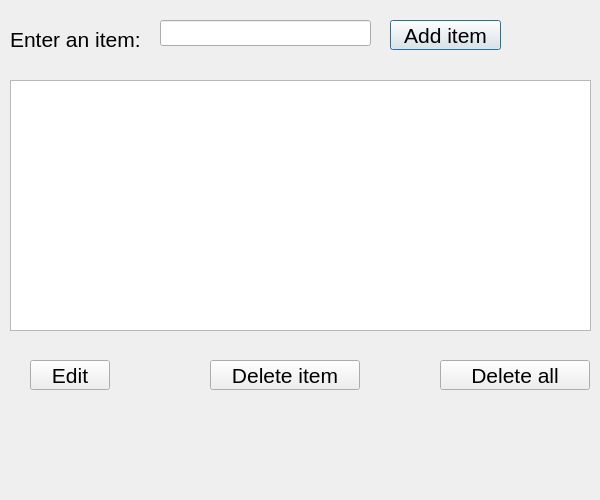
<?xml version="1.0" encoding="UTF-8"?>
<ui version="4.0">
 <class>Dialog</class>
 <widget class="QDialog" name="Dialog">
  <property name="geometry">
   <rect>
    <x>0</x>
    <y>0</y>
    <width>600</width>
    <height>500</height>
   </rect>
  </property>
  <property name="font">
   <font>
    <pointsize>16</pointsize>
   </font>
  </property>
  <property name="windowTitle">
   <string>Dialog</string>
  </property>
  <widget class="QLabel" name="itemLabel">
   <property name="geometry">
    <rect>
     <x>10</x>
     <y>30</y>
     <width>141</width>
     <height>18</height>
    </rect>
   </property>
   <property name="text">
    <string>Enter an item:</string>
   </property>
  </widget>
  <widget class="QLineEdit" name="lineEditItem">
   <property name="geometry">
    <rect>
     <x>160</x>
     <y>20</y>
     <width>211</width>
     <height>26</height>
    </rect>
   </property>
  </widget>
  <widget class="QPushButton" name="pushButtonAddItem">
   <property name="geometry">
    <rect>
     <x>390</x>
     <y>20</y>
     <width>111</width>
     <height>30</height>
    </rect>
   </property>
   <property name="text">
    <string>Add item</string>
   </property>
  </widget>
  <widget class="QListWidget" name="listWidgetSelectedItems">
   <property name="geometry">
    <rect>
     <x>10</x>
     <y>80</y>
     <width>581</width>
     <height>251</height>
    </rect>
   </property>
  </widget>
  <widget class="QPushButton" name="pushButtonEditItem">
   <property name="geometry">
    <rect>
     <x>30</x>
     <y>360</y>
     <width>80</width>
     <height>30</height>
    </rect>
   </property>
   <property name="text">
    <string>Edit</string>
   </property>
  </widget>
  <widget class="QPushButton" name="pushButtonDeleteItem">
   <property name="geometry">
    <rect>
     <x>210</x>
     <y>360</y>
     <width>150</width>
     <height>30</height>
    </rect>
   </property>
   <property name="text">
    <string>Delete item</string>
   </property>
  </widget>
  <widget class="QPushButton" name="pushButtonDeleteAll">
   <property name="geometry">
    <rect>
     <x>440</x>
     <y>360</y>
     <width>150</width>
     <height>30</height>
    </rect>
   </property>
   <property name="text">
    <string>Delete all</string>
   </property>
  </widget>
 </widget>
 <resources/>
 <connections/>
</ui>
